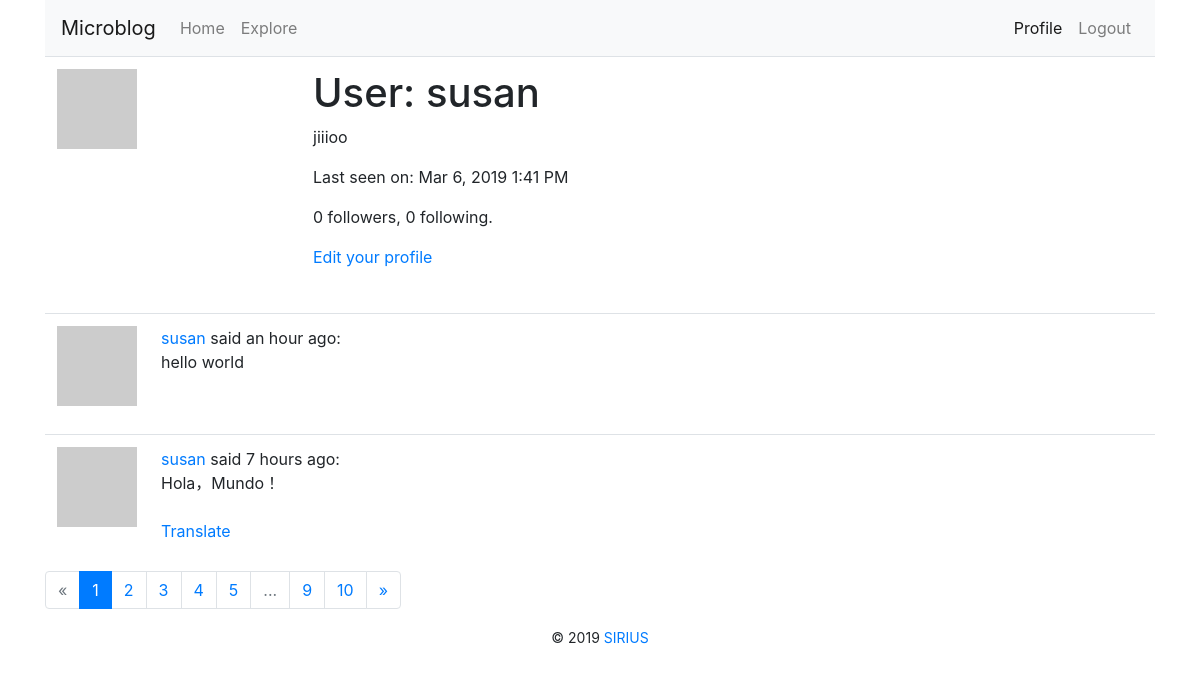
Before: /user/susan (signed in) with the older database file.
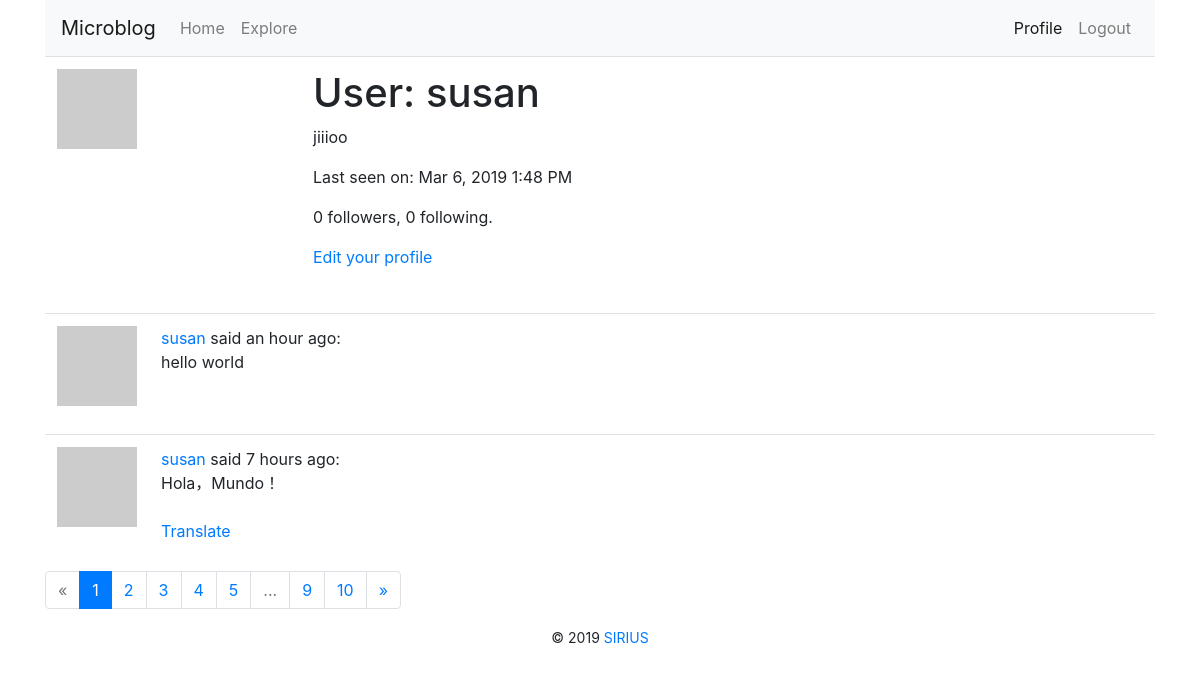
After: the same page with the newer database file.
### app/models.py (models this page shows, shortened)
class User(UserMixin, db.Model):
    id = db.Column(db.Integer, primary_key=True)
    username = db.Column(db.String(64), index=True, unique=True)
    email = db.Column(db.String(120), index=True, unique=True)
    password_hash = db.Column(db.String(128))
    posts = db.relationship('Post', backref='author', lazy='dynamic')
    about_me = db.Column(db.String(140))
    last_seen = db.Column(db.DateTime, default=datetime.utcnow())
    followed = db.relationship(
        'User',
        secondary=followers,
        primaryjoin=(followers.c.follower_id == id),
        secondaryjoin=(followers.c.followed_id == id),
        backref=db.backref('followers', lazy='dynamic'),
        lazy='dynamic'
    )
    def avatar(self, size):
        digest = md5(self.email.lower().encode('utf-8')).hexdigest()
        return 'https://www.gravatar.com/avatar/{}?d=identicon&s={}'.format(digest, size)

class Post(db.Model):
    id = db.Column(db.Integer, primary_key=True)
    body = db.Column(db.String(140))
    timestamp = db.Column(db.DateTime, index=True, default=datetime.utcnow)
    user_id = db.Column(db.Integer, db.ForeignKey('user.id'))
    language = db.Column(db.String(5))

### app/main/routes.py (the view)
@bp.route('/user/<username>')
@login_required
def user(username):
    user = User.query.filter_by(username=username).first_or_404()
    page = request.args.get('page', 1, type=int)
    posts = user.posts.order_by(Post.timestamp.desc()).paginate(page, current_app.config['POSTS_PER_PAGE'], False)
    next_url = url_for('main.user', username=user.username, page=posts.next_num) if posts.has_next else None
    prev_url = url_for('main.user', username=user.username, page=posts.prev_num) if posts.has_prev else None
    return render_template('user.html',
                           user=user,
                           pagination=posts,
                           posts=posts.items,
                           next_url=next_url,
                           prev_url=prev_url)

### app/main/routes.py (called while the page is built)
@bp.before_request
def before_request():
    if current_user.is_authenticated:
        current_user.last_seen = datetime.utcnow()
        db.session.commit()
    g.locale = str(get_locale())
    if g.locale == 'zh':
        g.locale = 'zh-cn'

### app/models.py (called while the page is built)
@login.user_loader
def load_user(id):
    return User.query.get(int(id))

### app/templates/user.html
{% extends "base.html" %}
{% from 'bootstrap/form.html' import render_form %}
{% from 'bootstrap/pagination.html' import render_pager, render_pagination %}
{% block content %}
    <table class="table table-hover">
        <tr>
            <td width="256px">
                <img src="{{ user.avatar(256) }}">
            </td>
            <td>
                <h1>{{ _('User: ') }}{{ user.username }}</h1>
                {% if user.about_me %}
                    <p>{{ user.about_me }}</p>
                {% endif %}
                {% if user.last_seen %}
                    <p>{{ _('Last seen on: ') }}{{ moment(user.last_seen).format('lll') }}</p>
                {% endif %}
                <p>
                    {{ user.followers.count() }}{{ _(' followers, ') }}{{ user.followed.count() }}{{ _(' following.') }}
                </p>
                {% if user==current_user %}
                    <p>
                        <a href="{{ url_for('main.edit_profile') }}">{{ _('Edit your profile') }}</a>
                    </p>
                {% elif not current_user.is_following(user) %}
                    <p>
                        <a href="{{ url_for('main.follow', username=user.username) }}">{{ _('Follow') }}</a>
                    </p>
                {% else %}
                    <p>
                        <a href="{{ url_for('main.unfollow', username=user.username) }}">{{ _('Unfollow') }}</a>
                    </p>
                {% endif %}
            </td>
        </tr>
    </table>
    {% for post in posts %}
        {% include '_post.html' %}
    {% endfor %}
    {{ render_pagination(pagination,ellipses='...',align='right') }}
{% endblock %}

### app/templates/base.html (shortened to what this page needs)
{% from 'bootstrap/nav.html' import render_nav_item %}
<!DOCTYPE html>
<html>
<head>
    {% block head %}
        {% block styles %}
            {{ bootstrap.load_css() }}
        {% endblock %}
    {% endblock %}
</head>
<body>
<main class="container">
    <nav class="navbar navbar-expand-lg navbar-light bg-light">
        <a class="navbar-brand" href="{{ url_for('main.index') }}">Microblog</a>
        <div class="collapse navbar-collapse" id="navbarSupportedContent">
            <ul class="navbar-nav mr-auto">
                {{ render_nav_item('main.index',_('Home'),use_li=True) }}
                {{ render_nav_item('main.explore',_('Explore'),use_li=True) }}
            </ul>
            <ul class="navbar-nav">
                {% if current_user.is_anonymous %}
                    {{ render_nav_item('auth.login',_('Login'),use_li=True) }}
                {% else %}
                    {{ render_nav_item('main.user',_('Profile'),use_li=True,username=current_user.username) }}
                    {{ render_nav_item('auth.logout',_('Logout'),use_li=True) }}
                {% endif %}
            </ul>
        </div>
    </nav>
    {% block content %}{% endblock %}
    <footer class="text-center">
        {% block footer %}
            <small> &copy; 2019 <a href="http://127.0.0.1:5000" title="Written by SIRIUS">SIRIUS</a></small>
        {% endblock %}
    </footer>
</main>
</body>
</html>

### app/templates/_post.html (shortened to what this page needs)
<table class="table table-hover">
    <tr>
        <td width="70px">
            <a href="{{ url_for('main.user',username=post.author.username) }}">
                <img src="{{ post.author.avatar(70) }}">
            </a>
        </td>
        <td>
            {{ _('%(username)s said %(when)s:', username=user_link, when=moment(post.timestamp).fromNow()) }}
            <br>
            <span id="post{{ post.id }}">{{ post.body }}</span>
            {% if post.language and post.language !=g.locale %}
                <br><br>
                <span id="translation{{ post.id }}">
                    <a href="javascript:translate(
                    '#post{{ post.id }}',
                    '#translation{{ post.id }}',
                    '{{ post.language }}',
                    '{{ g.locale }}');">{{ _('Translate') }}</a>
                </span>
            {% endif %}
            <br>
        </td>
    </tr>
</table>

Changed rows visible on the page:
changed User "susan": last_seen "Mar 6, 2019 1:41 PM" → "Mar 6, 2019 1:48 PM"
